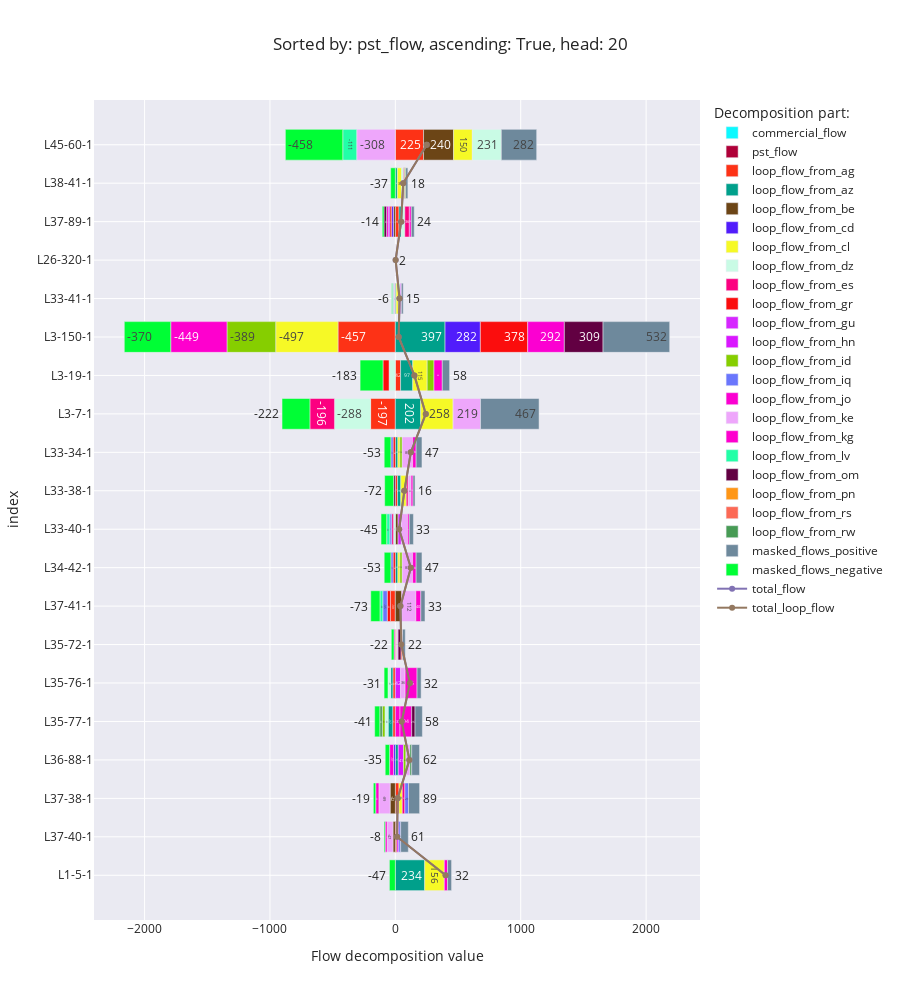

The cell this chart's notebook holds for it:
### Code cell
flow_decomposition_bar_chart('pst_flow', ascending=True)

### Figure 1 — Plotly figure (JSON) as saved in the notebook; plotly's stock layout.template omitted (floating-point values rounded to 4 significant figures)
{"data": [{"alignmentgroup": "True", "hovertemplate": "Decomposition part:=commercial_flow<br>Flow decomposition value=%{x}<br>index=%{y}<extra></extra>", "legendgroup": "commercial_flow", "marker": {"color": "#0DF9FF", "pattern": {"shape": ""}}, "name": "commercial_flow", "offsetgroup": "commercial_flow", "orientation": "h", "showlegend": true, "textposition": "auto", "texttemplate": "%{x:.0f}", "type": "bar", "x": [null, null, null, null, null, null, null, null, null, null, null, null, null, null, null, null, null, null, null, null], "xaxis": "x", "y": ["L1-5-1", "L37-40-1", "L37-38-1", "L36-88-1", "L35-77-1", "L35-76-1", "L35-72-1", "L37-41-1", "L34-42-1", "L33-40-1", "L33-38-1", "L33-34-1", "L3-7-1", "L3-19-1", "L3-150-1", "L33-41-1", "L26-320-1", "L37-89-1", "L38-41-1", "L45-60-1"], "yaxis": "y"}, {"alignmentgroup": "True", "hovertemplate": "Decomposition part:=pst_flow<br>Flow decomposition value=%{x}<br>index=%{y}<extra></extra>", "legendgroup": "pst_flow", "marker": {"color": "#AF0038", "pattern": {"shape": ""}}, "name": "pst_flow", "offsetgroup": "pst_flow", "orientation": "h", "showlegend": true, "textposition": "auto", "texttemplate": "%{x:.0f}", "type": "bar", "x": [null, null, null, null, null, null, null, null, null, null, null, null, null, null, null, null, null, null, null, null], "xaxis": "x", "y": ["L1-5-1", "L37-40-1", "L37-38-1", "L36-88-1", "L35-77-1", "L35-76-1", "L35-72-1", "L37-41-1", "L34-42-1", "L33-40-1", "L33-38-1", "L33-34-1", "L3-7-1", "L3-19-1", "L3-150-1", "L33-41-1", "L26-320-1", "L37-89-1", "L38-41-1", "L45-60-1"], "yaxis": "y"}, {"alignmentgroup": "True", "hovertemplate": "Decomposition part:=loop_flow_from_ag<br>Flow decomposition value=%{x}<br>index=%{y}<extra></extra>", "legendgroup": "loop_flow_from_ag", "marker": {"color": "#FD3216", "pattern": {"shape": ""}}, "name": "loop_flow_from_ag", "offsetgroup": "loop_flow_from_ag", "orientation": "h", "showlegend": true, "textposition": "auto", "texttemplate": "%{x:.0f}", "type": "bar", "x": [null, 12.6, 29.05, null, -20.63, -19.65, null, -39.38, null, null, 17.42, null, -197.3, 41.88, -457.2, -6.083, null, 29.27, null, 224.9], "xaxis": "x", "y": ["L1-5-1", "L37-40-1", "L37-38-1", "L36-88-1", "L35-77-1", "L35-76-1", "L35-72-1", "L37-41-1", "L34-42-1", "L33-40-1", "L33-38-1", "L33-34-1", "L3-7-1", "L3-19-1", "L3-150-1", "L33-41-1", "L26-320-1", "L37-89-1", "L38-41-1", "L45-60-1"], "yaxis": "y"}, {"alignmentgroup": "True", "hovertemplate": "Decomposition part:=loop_flow_from_az<br>Flow decomposition value=%{x}<br>index=%{y}<extra></extra>", "legendgroup": "loop_flow_from_az", "marker": {"color": "#00A08B", "pattern": {"shape": ""}}, "name": "loop_flow_from_az", "offsetgroup": "loop_flow_from_az", "orientation": "h", "showlegend": true, "textposition": "auto", "texttemplate": "%{x:.0f}", "type": "bar", "x": [234.4, null, null, 23.37, -36.69, -17.71, null, null, 20.21, null, 26.41, 20.21, 202.3, 97.37, 396.5, 6.595, null, 18.28, 16.23, null], "xaxis": "x", "y": ["L1-5-1", "L37-40-1", "L37-38-1", "L36-88-1", "L35-77-1", "L35-76-1", "L35-72-1", "L37-41-1", "L34-42-1", "L33-40-1", "L33-38-1", "L33-34-1", "L3-7-1", "L3-19-1", "L3-150-1", "L33-41-1", "L26-320-1", "L37-89-1", "L38-41-1", "L45-60-1"], "yaxis": "y"}, {"alignmentgroup": "True", "hovertemplate": "Decomposition part:=loop_flow_from_be<br>Flow decomposition value=%{x}<br>index=%{y}<extra></extra>", "legendgroup": "loop_flow_from_be", "marker": {"color": "#6C4516", "pattern": {"shape": ""}}, "name": "loop_flow_from_be", "offsetgroup": "loop_flow_from_be", "orientation": "h", "showlegend": true, "textposition": "auto", "texttemplate": "%{x:.0f}", "type": "bar", "x": [null, -18.67, -41.64, null, null, null, null, 51.37, null, 21.87, null, null, null, null, null, null, null, -14.7, null, 239.5], "xaxis": "x", "y": ["L1-5-1", "L37-40-1", "L37-38-1", "L36-88-1", "L35-77-1", "L35-76-1", "L35-72-1", "L37-41-1", "L34-42-1", "L33-40-1", "L33-38-1", "L33-34-1", "L3-7-1", "L3-19-1", "L3-150-1", "L33-41-1", "L26-320-1", "L37-89-1", "L38-41-1", "L45-60-1"], "yaxis": "y"}, {"alignmentgroup": "True", "hovertemplate": "Decomposition part:=loop_flow_from_cd<br>Flow decomposition value=%{x}<br>index=%{y}<extra></extra>", "legendgroup": "loop_flow_from_cd", "marker": {"color": "#511CFB", "pattern": {"shape": ""}}, "name": "loop_flow_from_cd", "offsetgroup": "loop_flow_from_cd", "orientation": "h", "showlegend": true, "textposition": "auto", "texttemplate": "%{x:.0f}", "type": "bar", "x": [null, null, null, -14.34, null, null, null, null, null, null, null, null, null, null, 281.5, null, null, -14.97, null, null], "xaxis": "x", "y": ["L1-5-1", "L37-40-1", "L37-38-1", "L36-88-1", "L35-77-1", "L35-76-1", "L35-72-1", "L37-41-1", "L34-42-1", "L33-40-1", "L33-38-1", "L33-34-1", "L3-7-1", "L3-19-1", "L3-150-1", "L33-41-1", "L26-320-1", "L37-89-1", "L38-41-1", "L45-60-1"], "yaxis": "y"}, {"alignmentgroup": "True", "hovertemplate": "Decomposition part:=loop_flow_from_cl<br>Flow decomposition value=%{x}<br>index=%{y}<extra></extra>", "legendgroup": "loop_flow_from_cl", "marker": {"color": "#F6F926", "pattern": {"shape": ""}}, "name": "loop_flow_from_cl", "offsetgroup": "loop_flow_from_cl", "orientation": "h", "showlegend": true, "textposition": "auto", "texttemplate": "%{x:.0f}", "type": "bar", "x": [156.1, null, 26.17, null, null, null, 10.57, null, 16.5, null, 43.31, 16.5, 258.2, 114.8, -496.9, 17.69, null, null, 34.61, 149.6], "xaxis": "x", "y": ["L1-5-1", "L37-40-1", "L37-38-1", "L36-88-1", "L35-77-1", "L35-76-1", "L35-72-1", "L37-41-1", "L34-42-1", "L33-40-1", "L33-38-1", "L33-34-1", "L3-7-1", "L3-19-1", "L3-150-1", "L33-41-1", "L26-320-1", "L37-89-1", "L38-41-1", "L45-60-1"], "yaxis": "y"}, {"alignmentgroup": "True", "hovertemplate": "Decomposition part:=loop_flow_from_dz<br>Flow decomposition value=%{x}<br>index=%{y}<extra></extra>", "legendgroup": "loop_flow_from_dz", "marker": {"color": "#C9FBE5", "pattern": {"shape": ""}}, "name": "loop_flow_from_dz", "offsetgroup": "loop_flow_from_dz", "orientation": "h", "showlegend": true, "textposition": "auto", "texttemplate": "%{x:.0f}", "type": "bar", "x": [null, null, null, null, -25.39, -21.33, null, null, null, -14.88, null, null, -288.2, -50.0, null, 16.1, null, 28.06, 15.1, 231.1], "xaxis": "x", "y": ["L1-5-1", "L37-40-1", "L37-38-1", "L36-88-1", "L35-77-1", "L35-76-1", "L35-72-1", "L37-41-1", "L34-42-1", "L33-40-1", "L33-38-1", "L33-34-1", "L3-7-1", "L3-19-1", "L3-150-1", "L33-41-1", "L26-320-1", "L37-89-1", "L38-41-1", "L45-60-1"], "yaxis": "y"}, {"alignmentgroup": "True", "hovertemplate": "Decomposition part:=loop_flow_from_es<br>Flow decomposition value=%{x}<br>index=%{y}<extra></extra>", "legendgroup": "loop_flow_from_es", "marker": {"color": "#FC0080", "pattern": {"shape": ""}}, "name": "loop_flow_from_es", "offsetgroup": "loop_flow_from_es", "orientation": "h", "showlegend": true, "textposition": "auto", "texttemplate": "%{x:.0f}", "type": "bar", "x": [null, null, 20.74, null, null, null, null, null, null, -14.14, 15.48, null, -196.0, null, null, null, null, 36.16, 7.712, null], "xaxis": "x", "y": ["L1-5-1", "L37-40-1", "L37-38-1", "L36-88-1", "L35-77-1", "L35-76-1", "L35-72-1", "L37-41-1", "L34-42-1", "L33-40-1", "L33-38-1", "L33-34-1", "L3-7-1", "L3-19-1", "L3-150-1", "L33-41-1", "L26-320-1", "L37-89-1", "L38-41-1", "L45-60-1"], "yaxis": "y"}, {"alignmentgroup": "True", "hovertemplate": "Decomposition part:=loop_flow_from_gr<br>Flow decomposition value=%{x}<br>index=%{y}<extra></extra>", "legendgroup": "loop_flow_from_gr", "marker": {"color": "#FB0D0D", "pattern": {"shape": ""}}, "name": "loop_flow_from_gr", "offsetgroup": "loop_flow_from_gr", "orientation": "h", "showlegend": true, "textposition": "auto", "texttemplate": "%{x:.0f}", "type": "bar", "x": [null, null, null, null, null, null, null, -25.34, -18.07, null, null, -18.07, null, -48.5, 377.5, null, null, -14.19, null, null], "xaxis": "x", "y": ["L1-5-1", "L37-40-1", "L37-38-1", "L36-88-1", "L35-77-1", "L35-76-1", "L35-72-1", "L37-41-1", "L34-42-1", "L33-40-1", "L33-38-1", "L33-34-1", "L3-7-1", "L3-19-1", "L3-150-1", "L33-41-1", "L26-320-1", "L37-89-1", "L38-41-1", "L45-60-1"], "yaxis": "y"}, {"alignmentgroup": "True", "hovertemplate": "Decomposition part:=loop_flow_from_gu<br>Flow decomposition value=%{x}<br>index=%{y}<extra></extra>", "legendgroup": "loop_flow_from_gu", "marker": {"color": "#D626FF", "pattern": {"shape": ""}}, "name": "loop_flow_from_gu", "offsetgroup": "loop_flow_from_gu", "orientation": "h", "showlegend": true, "textposition": "auto", "texttemplate": "%{x:.0f}", "type": "bar", "x": [null, 15.28, null, null, null, null, null, null, null, 25.61, null, null, null, null, null, 7.758, null, null, null, null], "xaxis": "x", "y": ["L1-5-1", "L37-40-1", "L37-38-1", "L36-88-1", "L35-77-1", "L35-76-1", "L35-72-1", "L37-41-1", "L34-42-1", "L33-40-1", "L33-38-1", "L33-34-1", "L3-7-1", "L3-19-1", "L3-150-1", "L33-41-1", "L26-320-1", "L37-89-1", "L38-41-1", "L45-60-1"], "yaxis": "y"}, {"alignmentgroup": "True", "hovertemplate": "Decomposition part:=loop_flow_from_hn<br>Flow decomposition value=%{x}<br>index=%{y}<extra></extra>", "legendgroup": "loop_flow_from_hn", "marker": {"color": "#DA16FF", "pattern": {"shape": ""}}, "name": "loop_flow_from_hn", "offsetgroup": "loop_flow_from_hn", "orientation": "h", "showlegend": true, "textposition": "auto", "texttemplate": "%{x:.0f}", "type": "bar", "x": [null, null, null, 41.45, null, 42.14, null, null, null, null, null, null, null, null, null, null, null, -12.79, null, null], "xaxis": "x", "y": ["L1-5-1", "L37-40-1", "L37-38-1", "L36-88-1", "L35-77-1", "L35-76-1", "L35-72-1", "L37-41-1", "L34-42-1", "L33-40-1", "L33-38-1", "L33-34-1", "L3-7-1", "L3-19-1", "L3-150-1", "L33-41-1", "L26-320-1", "L37-89-1", "L38-41-1", "L45-60-1"], "yaxis": "y"}, {"alignmentgroup": "True", "hovertemplate": "Decomposition part:=loop_flow_from_id<br>Flow decomposition value=%{x}<br>index=%{y}<extra></extra>", "legendgroup": "loop_flow_from_id", "marker": {"color": "#86CE00", "pattern": {"shape": ""}}, "name": "loop_flow_from_id", "offsetgroup": "loop_flow_from_id", "orientation": "h", "showlegend": true, "textposition": "auto", "texttemplate": "%{x:.0f}", "type": "bar", "x": [null, null, null, 19.84, -21.09, null, null, null, 18.04, null, null, 18.04, null, 54.33, -388.6, null, null, null, 8.571, null], "xaxis": "x", "y": ["L1-5-1", "L37-40-1", "L37-38-1", "L36-88-1", "L35-77-1", "L35-76-1", "L35-72-1", "L37-41-1", "L34-42-1", "L33-40-1", "L33-38-1", "L33-34-1", "L3-7-1", "L3-19-1", "L3-150-1", "L33-41-1", "L26-320-1", "L37-89-1", "L38-41-1", "L45-60-1"], "yaxis": "y"}, {"alignmentgroup": "True", "hovertemplate": "Decomposition part:=loop_flow_from_iq<br>Flow decomposition value=%{x}<br>index=%{y}<extra></extra>", "legendgroup": "loop_flow_from_iq", "marker": {"color": "#6A76FC", "pattern": {"shape": ""}}, "name": "loop_flow_from_iq", "offsetgroup": "loop_flow_from_iq", "orientation": "h", "showlegend": true, "textposition": "auto", "texttemplate": "%{x:.0f}", "type": "bar", "x": [null, 14.52, 28.98, null, null, null, null, -35.3, -17.4, -15.02, null, -17.4, null, null, null, null, null, null, null, null], "xaxis": "x", "y": ["L1-5-1", "L37-40-1", "L37-38-1", "L36-88-1", "L35-77-1", "L35-76-1", "L35-72-1", "L37-41-1", "L34-42-1", "L33-40-1", "L33-38-1", "L33-34-1", "L3-7-1", "L3-19-1", "L3-150-1", "L33-41-1", "L26-320-1", "L37-89-1", "L38-41-1", "L45-60-1"], "yaxis": "y"}, {"alignmentgroup": "True", "hovertemplate": "Decomposition part:=loop_flow_from_jo<br>Flow decomposition value=%{x}<br>index=%{y}<extra></extra>", "legendgroup": "loop_flow_from_jo", "marker": {"color": "#FB00D1", "pattern": {"shape": ""}}, "name": "loop_flow_from_jo", "offsetgroup": "loop_flow_from_jo", "orientation": "h", "showlegend": true, "textposition": "auto", "texttemplate": "%{x:.0f}", "type": "bar", "x": [null, null, null, -31.37, 37.08, null, null, null, null, null, null, null, null, null, 292.4, null, 2.4, -14.16, null, null], "xaxis": "x", "y": ["L1-5-1", "L37-40-1", "L37-38-1", "L36-88-1", "L35-77-1", "L35-76-1", "L35-72-1", "L37-41-1", "L34-42-1", "L33-40-1", "L33-38-1", "L33-34-1", "L3-7-1", "L3-19-1", "L3-150-1", "L33-41-1", "L26-320-1", "L37-89-1", "L38-41-1", "L45-60-1"], "yaxis": "y"}, {"alignmentgroup": "True", "hovertemplate": "Decomposition part:=loop_flow_from_ke<br>Flow decomposition value=%{x}<br>index=%{y}<extra></extra>", "legendgroup": "loop_flow_from_ke", "marker": {"color": "#EEA6FB", "pattern": {"shape": ""}}, "name": "loop_flow_from_ke", "offsetgroup": "loop_flow_from_ke", "orientation": "h", "showlegend": true, "textposition": "auto", "texttemplate": "%{x:.0f}", "type": "bar", "x": [null, -47.35, -89.45, 31.7, null, 35.78, 11.59, 112.3, 83.0, 49.94, 22.9, 83.0, 218.8, null, null, -10.16, null, null, null, -308.1], "xaxis": "x", "y": ["L1-5-1", "L37-40-1", "L37-38-1", "L36-88-1", "L35-77-1", "L35-76-1", "L35-72-1", "L37-41-1", "L34-42-1", "L33-40-1", "L33-38-1", "L33-34-1", "L3-7-1", "L3-19-1", "L3-150-1", "L33-41-1", "L26-320-1", "L37-89-1", "L38-41-1", "L45-60-1"], "yaxis": "y"}, {"alignmentgroup": "True", "hovertemplate": "Decomposition part:=loop_flow_from_kg<br>Flow decomposition value=%{x}<br>index=%{y}<extra></extra>", "legendgroup": "loop_flow_from_kg", "marker": {"color": "#FE00CE", "pattern": {"shape": ""}}, "name": "loop_flow_from_kg", "offsetgroup": "loop_flow_from_kg", "orientation": "h", "showlegend": true, "textposition": "auto", "texttemplate": "%{x:.0f}", "type": "bar", "x": [25.81, -15.35, -25.43, null, 93.57, 95.38, -10.25, 39.71, 28.09, 13.74, 15.48, 28.09, null, 66.18, -448.8, null, null, 15.5, null, null], "xaxis": "x", "y": ["L1-5-1", "L37-40-1", "L37-38-1", "L36-88-1", "L35-77-1", "L35-76-1", "L35-72-1", "L37-41-1", "L34-42-1", "L33-40-1", "L33-38-1", "L33-34-1", "L3-7-1", "L3-19-1", "L3-150-1", "L33-41-1", "L26-320-1", "L37-89-1", "L38-41-1", "L45-60-1"], "yaxis": "y"}, {"alignmentgroup": "True", "hovertemplate": "Decomposition part:=loop_flow_from_lv<br>Flow decomposition value=%{x}<br>index=%{y}<extra></extra>", "legendgroup": "loop_flow_from_lv", "marker": {"color": "#22FFA7", "pattern": {"shape": ""}}, "name": "loop_flow_from_lv", "offsetgroup": "loop_flow_from_lv", "orientation": "h", "showlegend": true, "textposition": "auto", "texttemplate": "%{x:.0f}", "type": "bar", "x": [null, null, null, null, null, null, null, -22.58, null, -25.06, null, null, null, null, null, -6.549, null, null, null, -111.2], "xaxis": "x", "y": ["L1-5-1", "L37-40-1", "L37-38-1", "L36-88-1", "L35-77-1", "L35-76-1", "L35-72-1", "L37-41-1", "L34-42-1", "L33-40-1", "L33-38-1", "L33-34-1", "L3-7-1", "L3-19-1", "L3-150-1", "L33-41-1", "L26-320-1", "L37-89-1", "L38-41-1", "L45-60-1"], "yaxis": "y"}, {"alignmentgroup": "True", "hovertemplate": "Decomposition part:=loop_flow_from_om<br>Flow decomposition value=%{x}<br>index=%{y}<extra></extra>", "legendgroup": "loop_flow_from_om", "marker": {"color": "#620042", "pattern": {"shape": ""}}, "name": "loop_flow_from_om", "offsetgroup": "loop_flow_from_om", "orientation": "h", "showlegend": true, "textposition": "auto", "texttemplate": "%{x:.0f}", "type": "bar", "x": [null, null, null, null, 26.48, null, 24.12, null, null, null, -13.4, null, null, null, 308.7, null, null, -19.87, null, null], "xaxis": "x", "y": ["L1-5-1", "L37-40-1", "L37-38-1", "L36-88-1", "L35-77-1", "L35-76-1", "L35-72-1", "L37-41-1", "L34-42-1", "L33-40-1", "L33-38-1", "L33-34-1", "L3-7-1", "L3-19-1", "L3-150-1", "L33-41-1", "L26-320-1", "L37-89-1", "L38-41-1", "L45-60-1"], "yaxis": "y"}, {"alignmentgroup": "True", "hovertemplate": "Decomposition part:=loop_flow_from_pn<br>Flow decomposition value=%{x}<br>index=%{y}<extra></extra>", "legendgroup": "loop_flow_from_pn", "marker": {"color": "#FF9616", "pattern": {"shape": ""}}, "name": "loop_flow_from_pn", "offsetgroup": "loop_flow_from_pn", "orientation": "h", "showlegend": true, "textposition": "auto", "texttemplate": "%{x:.0f}", "type": "bar", "x": [null, null, null, null, null, null, null, null, null, null, null, null, null, null, null, null, null, null, null, null], "xaxis": "x", "y": ["L1-5-1", "L37-40-1", "L37-38-1", "L36-88-1", "L35-77-1", "L35-76-1", "L35-72-1", "L37-41-1", "L34-42-1", "L33-40-1", "L33-38-1", "L33-34-1", "L3-7-1", "L3-19-1", "L3-150-1", "L33-41-1", "L26-320-1", "L37-89-1", "L38-41-1", "L45-60-1"], "yaxis": "y"}, {"alignmentgroup": "True", "hovertemplate": "Decomposition part:=loop_flow_from_rs<br>Flow decomposition value=%{x}<br>index=%{y}<extra></extra>", "legendgroup": "loop_flow_from_rs", "marker": {"color": "#FC6955", "pattern": {"shape": ""}}, "name": "loop_flow_from_rs", "offsetgroup": "loop_flow_from_rs", "orientation": "h", "showlegend": true, "textposition": "auto", "texttemplate": "%{x:.0f}", "type": "bar", "x": [null, null, null, null, null, null, 11.14, null, null, null, null, null, null, null, null, null, null, null, null, null], "xaxis": "x", "y": ["L1-5-1", "L37-40-1", "L37-38-1", "L36-88-1", "L35-77-1", "L35-76-1", "L35-72-1", "L37-41-1", "L34-42-1", "L33-40-1", "L33-38-1", "L33-34-1", "L3-7-1", "L3-19-1", "L3-150-1", "L33-41-1", "L26-320-1", "L37-89-1", "L38-41-1", "L45-60-1"], "yaxis": "y"}, {"alignmentgroup": "True", "hovertemplate": "Decomposition part:=loop_flow_from_rw<br>Flow decomposition value=%{x}<br>index=%{y}<extra></extra>", "legendgroup": "loop_flow_from_rw", "marker": {"color": "#479B55", "pattern": {"shape": ""}}, "name": "loop_flow_from_rw", "offsetgroup": "loop_flow_from_rw", "orientation": "h", "showlegend": true, "textposition": "auto", "texttemplate": "%{x:.0f}", "type": "bar", "x": [null, null, null, 14.43, -20.15, null, null, null, null, null, null, null, null, null, null, null, null, null, null, null], "xaxis": "x", "y": ["L1-5-1", "L37-40-1", "L37-38-1", "L36-88-1", "L35-77-1", "L35-76-1", "L35-72-1", "L37-41-1", "L34-42-1", "L33-40-1", "L33-38-1", "L33-34-1", "L3-7-1", "L3-19-1", "L3-150-1", "L33-41-1", "L26-320-1", "L37-89-1", "L38-41-1", "L45-60-1"], "yaxis": "y"}, {"alignmentgroup": "True", "hovertemplate": "Decomposition part:=masked_flows_positive<br>Flow decomposition value=%{x}<br>index=%{y}<extra></extra>", "legendgroup": "masked_flows_positive", "marker": {"color": "#6E899C", "pattern": {"shape": ""}}, "name": "masked_flows_positive", "offsetgroup": "masked_flows_positive", "orientation": "h", "showlegend": true, "textposition": "auto", "texttemplate": "%{x:.0f}", "type": "bar", "x": [32.15, 61.12, 88.69, 62.28, 58.5, 32.41, 21.97, 33.09, 46.52, 33.27, 16.21, 46.52, 467.0, 58.35, 531.6, 14.65, 0, 23.53, 17.6, 282.1], "xaxis": "x", "y": ["L1-5-1", "L37-40-1", "L37-38-1", "L36-88-1", "L35-77-1", "L35-76-1", "L35-72-1", "L37-41-1", "L34-42-1", "L33-40-1", "L33-38-1", "L33-34-1", "L3-7-1", "L3-19-1", "L3-150-1", "L33-41-1", "L26-320-1", "L37-89-1", "L38-41-1", "L45-60-1"], "yaxis": "y"}, {"alignmentgroup": "True", "hovertemplate": "Decomposition part:=masked_flows_negative<br>Flow decomposition value=%{x}<br>index=%{y}<extra></extra>", "legendgroup": "masked_flows_negative", "marker": {"color": "#00FE35", "pattern": {"shape": ""}}, "name": "masked_flows_negative", "offsetgroup": "masked_flows_negative", "orientation": "h", "showlegend": true, "textposition": "auto", "texttemplate": "%{x:.0f}", "type": "bar", "x": [-47.27, -8.48, -18.84, -35.08, -40.94, -31.16, -21.98, -73.3, -53.31, -44.96, -71.79, -53.31, -222.3, -182.6, -370.2, -6.177, 0, -13.6, -37.16, -457.7], "xaxis": "x", "y": ["L1-5-1", "L37-40-1", "L37-38-1", "L36-88-1", "L35-77-1", "L35-76-1", "L35-72-1", "L37-41-1", "L34-42-1", "L33-40-1", "L33-38-1", "L33-34-1", "L3-7-1", "L3-19-1", "L3-150-1", "L33-41-1", "L26-320-1", "L37-89-1", "L38-41-1", "L45-60-1"], "yaxis": "y"}, {"mode": "lines+markers", "name": "total_flow", "type": "scatter", "x": [401.2, 13.68, 18.27, 112.3, 50.74, 115.9, 47.16, 40.55, 123.6, 30.37, 72.02, 123.6, 242.7, 151.8, 26.47, 33.82, 2.4, 46.52, 62.66, 250.2], "y": ["L1-5-1", "L37-40-1", "L37-38-1", "L36-88-1", "L35-77-1", "L35-76-1", "L35-72-1", "L37-41-1", "L34-42-1", "L33-40-1", "L33-38-1", "L33-34-1", "L3-7-1", "L3-19-1", "L3-150-1", "L33-41-1", "L26-320-1", "L37-89-1", "L38-41-1", "L45-60-1"]}, {"mode": "lines+markers", "name": "total_loop_flow", "type": "scatter", "x": [401.2, 13.68, 18.27, 112.3, 50.74, 115.9, 47.16, 40.55, 123.6, 30.37, 72.02, 123.6, 242.7, 151.8, 26.47, 33.82, 2.4, 46.52, 62.66, 250.2], "y": ["L1-5-1", "L37-40-1", "L37-38-1", "L36-88-1", "L35-77-1", "L35-76-1", "L35-72-1", "L37-41-1", "L34-42-1", "L33-40-1", "L33-38-1", "L33-34-1", "L3-7-1", "L3-19-1", "L3-150-1", "L33-41-1", "L26-320-1", "L37-89-1", "L38-41-1", "L45-60-1"]}], "layout": {"barmode": "relative", "height": 1000, "legend": {"title": {"text": "Decomposition part:"}, "tracegroupgap": 0}, "title": {"text": "Sorted by: pst_flow, ascending: True, head: 20"}, "xaxis": {"anchor": "y", "domain": [0, 1], "title": {"text": "Flow decomposition value"}}, "yaxis": {"anchor": "x", "domain": [0, 1], "title": {"text": "index"}}}}
